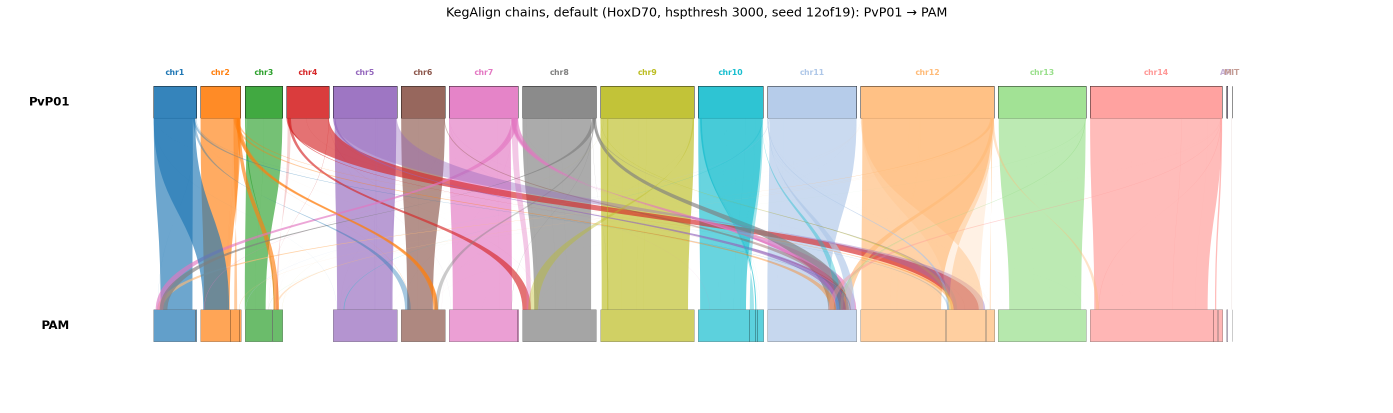
#> input picture v3/writeup/synteny_canonical/PvP01_to_PAM__1_kegalign_default.png, 2786 x 825 px, found by its file name (shown at 1/2 size)
$ python build_5way_composite.py
#> lines starting #> are read from the running program, lines starting #| are printed output that depends on the picture
#!/usr/bin/env python3
"""Stack the 6 PvP01 → PAM whole-genome ribbon panels into PvP01_to_PAM_5way.png
(renamed-but-still-called-5way for continuity; now 6 panels)."""
from pathlib import Path
from PIL import Image, ImageDraw, ImageFont
Image.MAX_IMAGE_PIXELS = None

PANELS = [
    ('writeup/synteny_canonical/PvP01_to_PAM__1_kegalign_default.png',
     'KegAlign chains, default (HoxD70, hspthresh 3000, seed 12of19)'),
    ('writeup/synteny_canonical/PvP01_to_PAM__2_kegalign_tuned.png',
     'KegAlign chains, TUNED (matrix +100/-100, hspthresh 4500, seed 14of22)'),
    ('writeup/synteny_canonical/PvP01_to_PAM__4_wfmash_pggblike.png',
     'wfmash PAF (PGGB-build params: -n 8, multi-mapping)'),
    ('writeup/synteny_canonical/PvP01_to_PAM__6_graph_blocks_2way.png',
     'PGGB graph blocks, 2-way (PvP01 + PAM only)'),
]

try:
    title_font = ImageFont.truetype('/usr/share/fonts/truetype/dejavu/DejaVuSans-Bold.ttf', 32)
except OSError:
    title_font = ImageFont.load_default()

BANNER_H = 60
PAD = 20

imgs = [(Image.open(p).convert('RGB'), t) for p, t in PANELS]
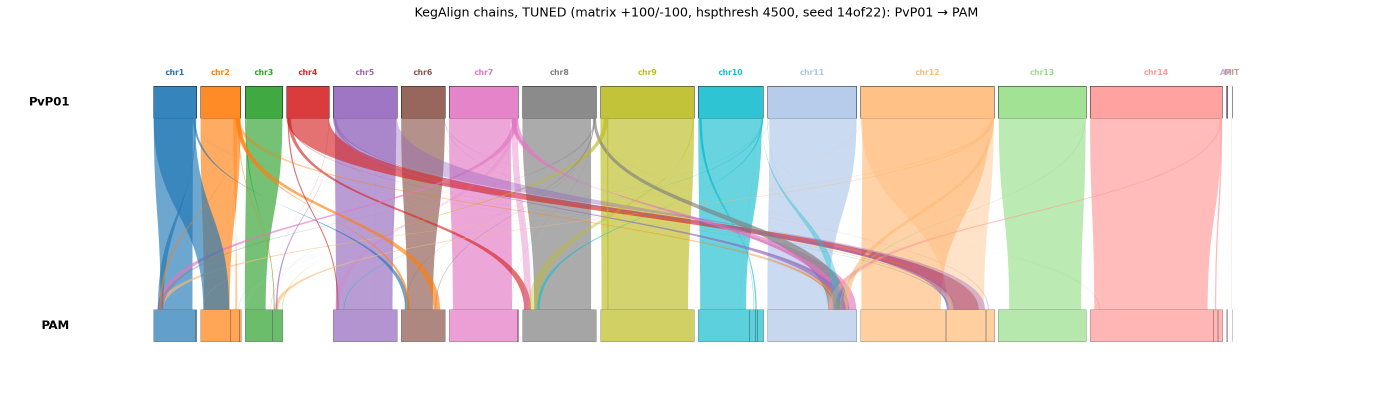
#> input picture v3/writeup/synteny_canonical/PvP01_to_PAM__2_kegalign_tuned.png, 2786 x 825 px, found by its file name (shown at 1/2 size)
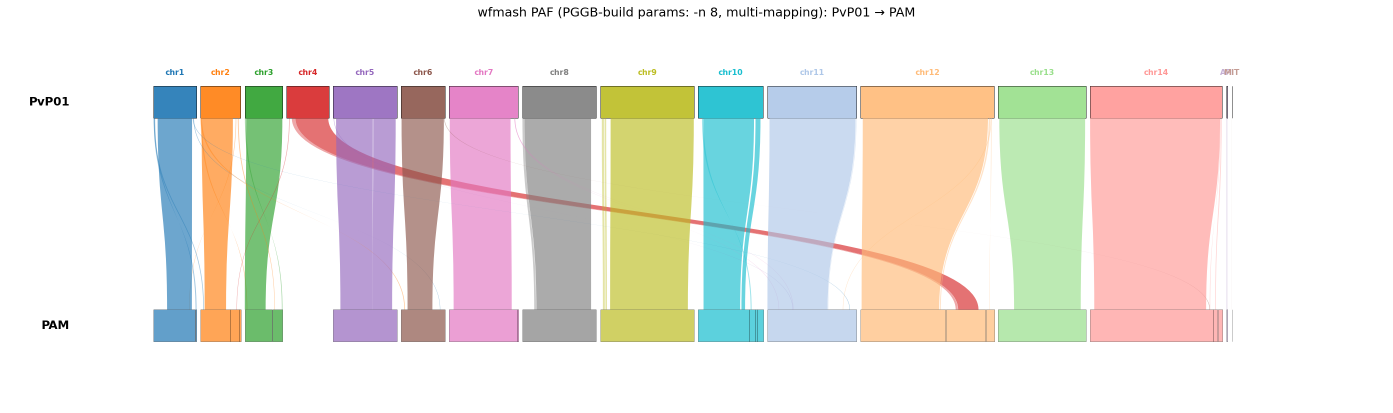
#> input picture v3/writeup/synteny_canonical/PvP01_to_PAM__4_wfmash_pggblike.png, 2786 x 825 px, found by its file name (shown at 1/2 size)
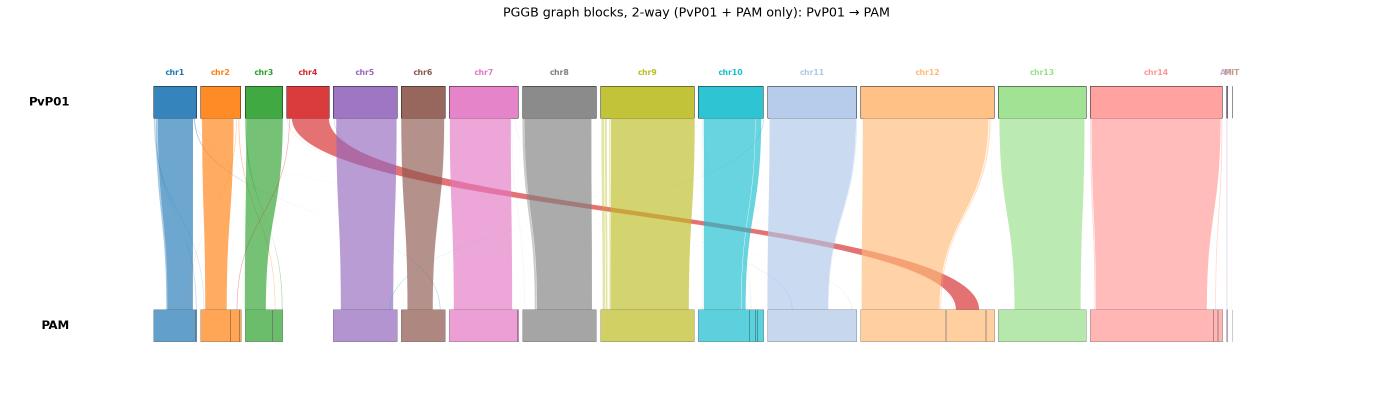
#> input picture v3/writeup/synteny_canonical/PvP01_to_PAM__6_graph_blocks_2way.png, 2786 x 825 px, found by its file name (shown at 1/2 size)
#> imgs = 4 items
max_w = max(im.width for im, _ in imgs)
#> max_w = 2786
scaled = []
for im, t in imgs:
    if im.width != max_w:
        new_h = int(im.height * (max_w / im.width))
        im = im.resize((max_w, new_h), Image.LANCZOS)
    scaled.append((im, t))
#> this loop made 4 passes
#> after the loop, scaled = 4 items

total_h = sum(im.height for im, _ in scaled) + (BANNER_H + PAD) * len(scaled) + PAD
#> total_h = 3640
out = Image.new('RGB', (max_w, total_h), 'white')
#> out: PIL image 2786x3640 RGB; every value is 255
draw = ImageDraw.Draw(out)
y = PAD
for im, t in scaled:
    draw.text((PAD, y), t, fill='black', font=title_font)
    y += BANNER_H
    out.paste(im, (0, y))
    y += im.height + PAD
#> this loop made 4 passes
#> y on passes 1 to 4: 925, 1830, 2735, 3640
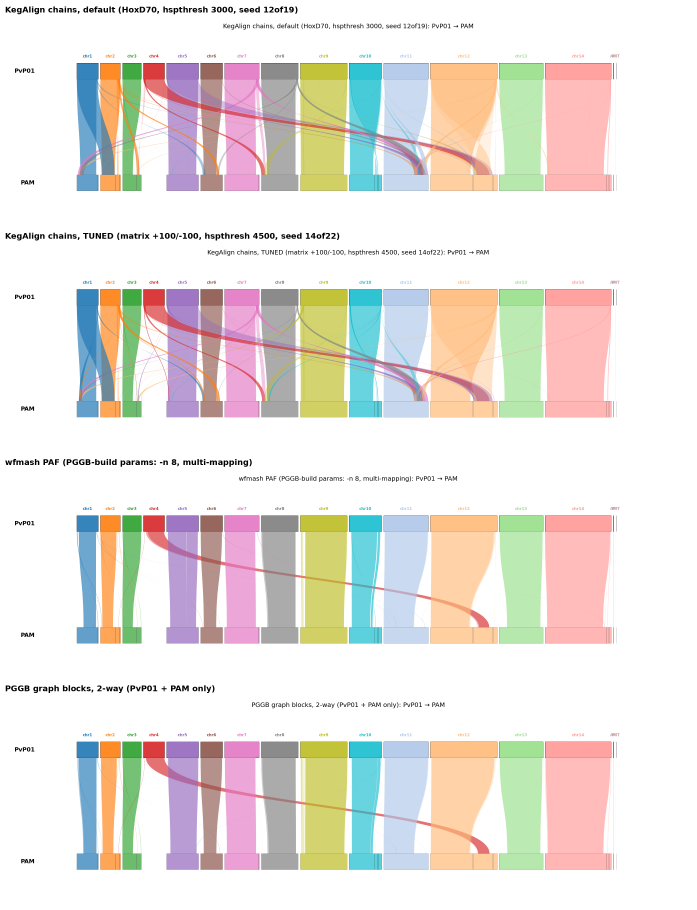
#> out: PIL image 2786x3640 RGB (shown at 1/4 size); mean R, G, B 232.3, 227.4, 221.9
#> after the loop, y = 3640

p = Path('writeup/synteny_3way/PvP01_to_PAM_5way.png')
out.save(p, dpi=(150, 150))
print(f'wrote {p} {out.size}')
#| wrote writeup/synteny_3way/PvP01_to_PAM_5way.png (2786, 3640)
